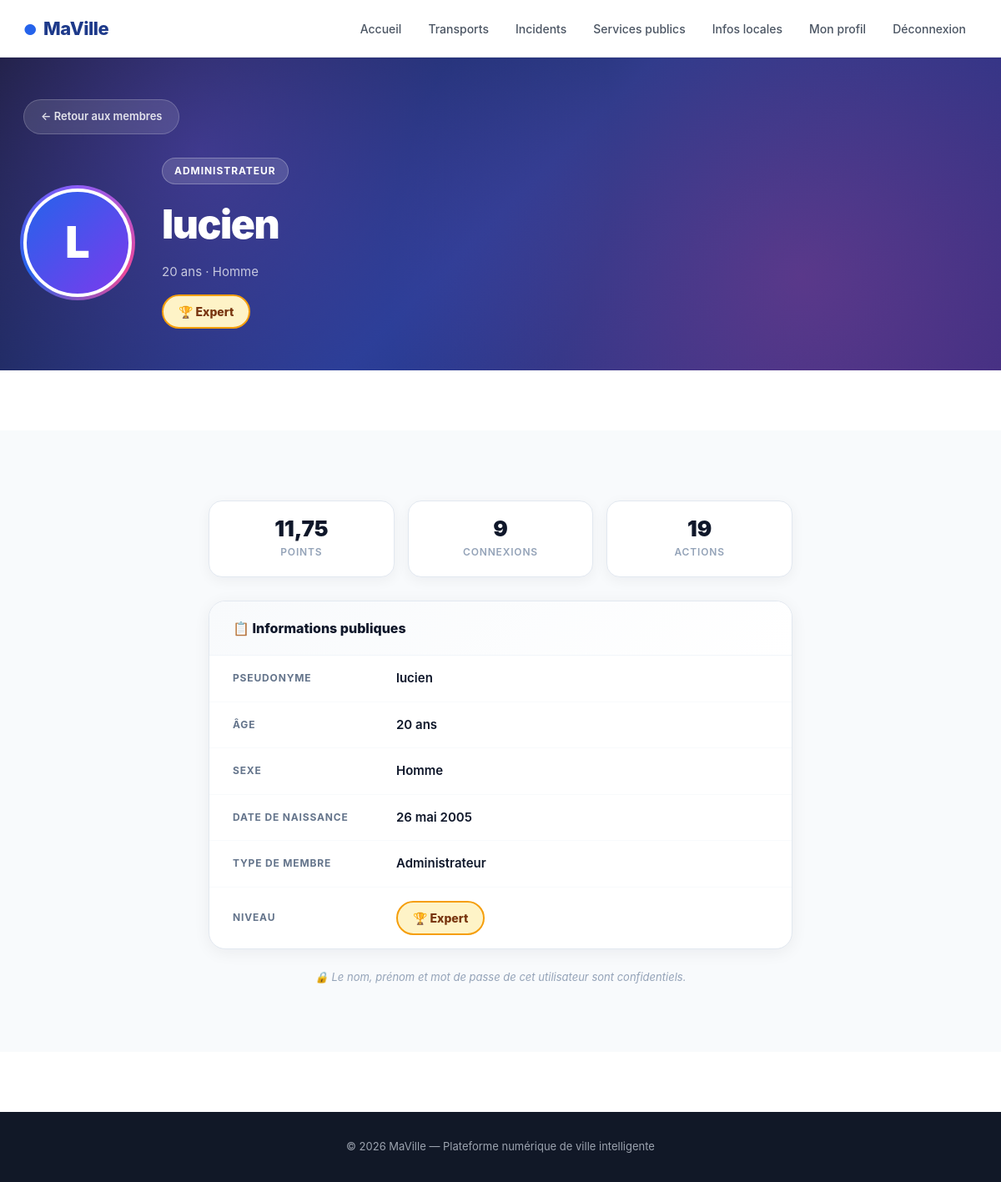
The page /profil/2/ (signed in) on the database as committed earlier.
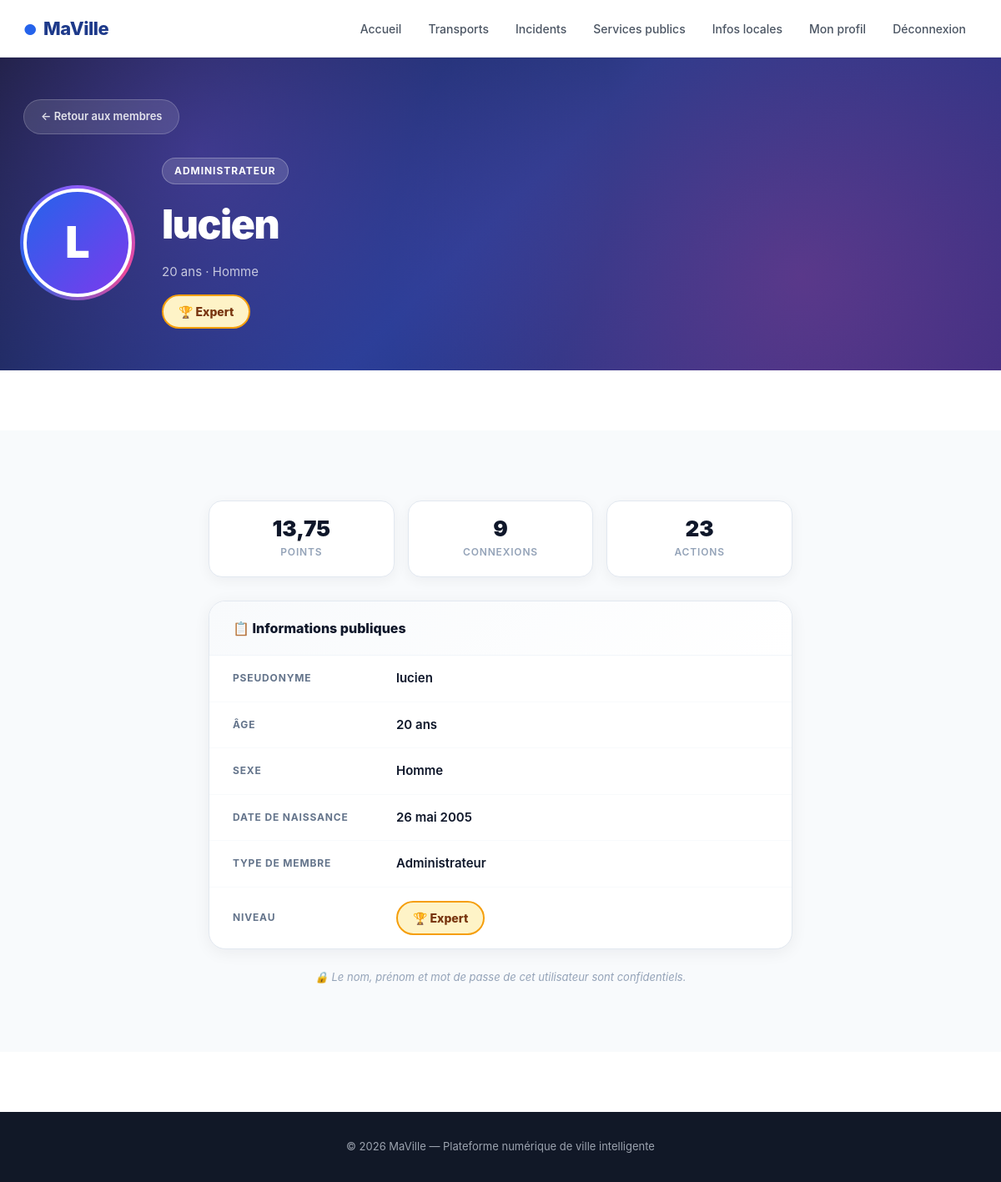
The same page on the database as committed later.
### monapp/models.py (models this page shows, shortened)
class Personne(models.Model):
    GENRE_CHOIX = [('H', 'Homme'), ('F', 'Femme')]
    TYPE_MEMBRE = [
        ('visiteur', 'Visiteur'),
        ('simple', 'Simple'),
        ('complexe', 'Complexe'),
        ('administrateur', 'Administrateur'),
    ]
    user         = models.OneToOneField(User, on_delete=models.CASCADE)
    age          = models.IntegerField(default=0)
    sexe         = models.CharField(max_length=10, choices=GENRE_CHOIX, default='H')
    type_membre  = models.CharField(max_length=30, choices=TYPE_MEMBRE, default='visiteur')
    photo        = models.ImageField(upload_to='photo/personne/', null=True, blank=True)
    date_naissance = models.DateField(null=True, blank=True)
    points       = models.FloatField(default=0)
    nb_connexions = models.IntegerField(default=0)
    nb_actions   = models.IntegerField(default=0)
    niveau       = models.CharField(max_length=20, default='debutant')

### monapp/views.py (the view)
# urls.py: path('profil/<int:user_id>/', views.voir_profil, name='voir_profil'),
@login_required
def voir_profil(request, user_id):
    user_cible = get_object_or_404(User, id=user_id)
    if user_cible == request.user:
        return redirect('profil')
    membre = get_object_or_404(Personne, user=user_cible)
    return render(request, 'monapp/profil_public.html', {'membre': membre})

### monapp/templates/monapp/profil_public.html (shortened to what the changed rows need)
{% extends 'monapp/base.html' %}
{% load static %}
{% block extra_head %}
<link rel="stylesheet" href="{% static 'profil.css' %}">
{% endblock %}
{% block hero %}
<section class="profil-public-hero">
    <div class="profil-public-inner">
        <div class="profil-public-content">
            <div class="profil-public-avatar">
                {% if membre.photo %}
                    <img src="{{ membre.photo.url }}" alt="{{ membre.user.username }}">
                {% else %}
                    <div class="avatar-placeholder">
                        {{ membre.user.username|first|upper }}
                    </div>
                {% endif %}
            </div>
            <div class="profil-public-info">
                <div class="badge">{{ membre.type_membre|capfirst }}</div>
                <h2>{{ membre.user.username }}</h2>
                <p class="meta">{{ membre.age }} ans · {{ membre.get_sexe_display }}</p>
                <span class="niveau-badge-public niveau-{{ membre.niveau }}">
                    {% if membre.niveau == 'debutant' %}🌱 Débutant
                    {% elif membre.niveau == 'intermediaire' %}⚡ Intermédiaire
                    {% elif membre.niveau == 'avance' %}🔥 Avancé
                    {% elif membre.niveau == 'expert' %}🏆 Expert
                    {% endif %}
                </span>
            </div>
        </div>
    </div>
</section>
{% endblock %}
{% block content %}
<section class="profil-public-section">
    <div class="wrap">
        <div class="stats-publiques">
            <div class="stat-pub-card">
                <div class="stat-pub-val">{{ membre.points|floatformat:2 }}</div>
                <div class="stat-pub-lbl">Points</div>
            </div>
            <div class="stat-pub-card">
                <div class="stat-pub-val">{{ membre.nb_connexions }}</div>
                <div class="stat-pub-lbl">Connexions</div>
            </div>
            <div class="stat-pub-card">
                <div class="stat-pub-val">{{ membre.nb_actions }}</div>
                <div class="stat-pub-lbl">Actions</div>
            </div>
        </div>
        <div class="profil-public-card" style="margin-top: 28px;">
            <div class="info-row">
                <span class="info-key">Pseudonyme</span>
                <span class="info-val">{{ membre.user.username }}</span>
            </div>
            <div class="info-row">
                <span class="info-key">Âge</span>
                <span class="info-val">{{ membre.age }} ans</span>
            </div>
            <div class="info-row">
                <span class="info-key">Sexe</span>
                <span class="info-val">{{ membre.get_sexe_display }}</span>
            </div>
            <div class="info-row">
                <span class="info-key">Date de naissance</span>
                <span class="info-val">{{ membre.date_naissance|default:"Non renseignée" }}</span>
            </div>
            <div class="info-row">
                <span class="info-key">Type de membre</span>
                <span class="info-val">{{ membre.type_membre|capfirst }}</span>
            </div>
        </div>
    </div>
</section>
{% endblock %}

Rows that differ between the two databases and show on the page:
changed Personne "Homme": points "11,75" → "13,75"; nb_actions "19" → "23"
